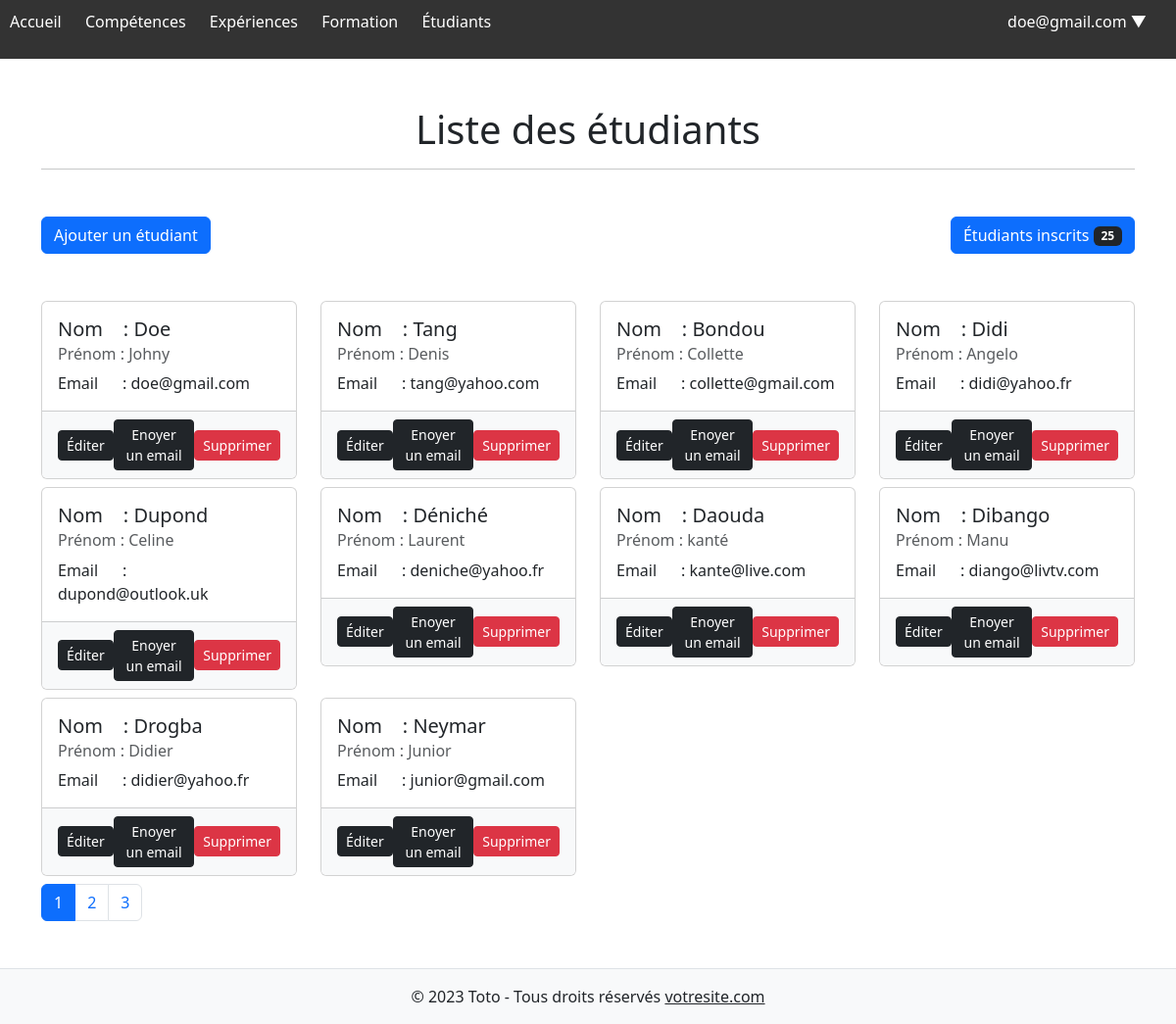
The page / (signed in) on the database its author committed.
### tables this page shows
CREATE TABLE `etudiants` (
  `id` int NOT NULL AUTO_INCREMENT,
  `nom` varchar(100) NOT NULL,
  `prenom` varchar(100) NOT NULL,
  `password` varchar(100) NOT NULL,
  `email` varchar(100) NOT NULL,
  `remember_token` varchar(255) DEFAULT NULL,
  `image` varchar(255) DEFAULT NULL,
  PRIMARY KEY (`id`)
);

### functions/functions.php (called while the page is built, shortened)
<?php
function listEtudiants(PDO $db, $page = 1, $etudiantsParPage = 10): array {
    $users = [];
    $start = ($page - 1) * $etudiantsParPage;
    try {
        $query = "SELECT * FROM etudiants LIMIT :start, :etudiantsParPage";
        $stmt = $db->prepare($query);
        $stmt->bindParam(':start', $start, PDO::PARAM_INT);
        $stmt->bindParam(':etudiantsParPage', $etudiantsParPage, PDO::PARAM_INT);
        $stmt->execute();
        $users = $stmt->fetchAll(PDO::FETCH_ASSOC);
    } catch (PDOException $e) {
        error_log("Erreur de base de données - listEtudiants: " . $e->getMessage());
    }
    return $users;
}

### index.php (the view, shortened to what this page needs)
<?php
include "includes/header.php";
require_once "functions/functions.php";
require_once "config/config.php";
$page = $_GET['page'] ?? 1;
$etudiantsParPage = 10;
$stmt = $db->query("SELECT COUNT(*) FROM etudiants");
$totalEtudiants = $stmt->fetchColumn();
$nombrePages = ceil($totalEtudiants / $etudiantsParPage);
$etudiants = listEtudiants($db, $page, $etudiantsParPage);
?>
<div class="container mt-5 mb-5">
    <h1 class="text-center">Liste des étudiants</h1>
    <hr>
    <div class="d-flex align-items-center justify-content-between mt-5">
        <a href="inscription.php" class="btn btn-primary">Ajouter un étudiant</a>
        <?php if (!empty($etudiants)):?>
            <button type="button" class="btn btn-primary">
                Étudiants inscrits <span class="badge text-bg-dark"><?= $totalEtudiants ?></span>
            </button>
        <?php endif;?>
    </div>
    <div class="col-md-12 mt-5 mx-auto">
        <?php if (!empty($etudiants)): ?>
            <div class="row">
                <?php foreach ($etudiants as $etudiant): ?>
                <div class="col-md-3 mb-2 draggable" draggable="true" id="etudiant-<?= $etudiant['id'] ?>">
                        <div class="card">
                            <div class="card-body">
                                <h5 class="card-title">Nom &nbsp;&nbsp;&nbsp;: <?= htmlspecialchars($etudiant['nom']) ?></h5>
                                <h6 class="card-subtitle mb-2 text-muted">Prénom : <?= htmlspecialchars($etudiant['prenom']) ?></h6>
                                <p class="card-text">Email &nbsp;&nbsp;&nbsp;&nbsp;&nbsp;: <?= htmlspecialchars($etudiant['email']) ?></p>
                            </div>
                            <div class="card-footer bg-light d-flex align-items-center justify-content-between">
                                <a href="edit.php?id=<?= $etudiant['id'] ?>" class="btn btn-dark btn-sm">Éditer</a>
                                <a href="mailto:<?= htmlspecialchars($etudiant['email']) ?>" class="btn btn-dark btn-sm"><i class="fas fa-envelope-fly"></i>Enoyer un email</a>
                                <a href="delete.php?id=<?= $etudiant['id'] ?>" class="btn btn-danger btn-sm" onclick="return confirmDelete();">Supprimer</a>
                            </div>
                        </div>
                    </div>
                <?php endforeach; ?>
            </div>
            <nav aria-label="Page navigation">
                <ul class="pagination">
                    <?php for ($i = 1; $i <= $nombrePages; $i++): ?>
                        <li class="page-item <?= $i == $page ? 'active' : '' ?>"><a class="page-link" href="?page=<?= $i ?>"><?= $i ?></a></li>
                    <?php endfor; ?>
                </ul>
            </nav>
        <?php else: ?>
            <p>Aucun étudiant trouvé.</p>
        <?php endif; ?>
    </div>
</div>
<?php include "includes/footer.php"; ?>

### includes/header.php (shortened to what this page needs)
<!DOCTYPE html>
<html lang="en">
<head>
    <link rel="stylesheet" href="assets/css/styles.css">
    <link href="https://cdn.jsdelivr.net/npm/bootstrap@5.3.2/dist/css/bootstrap.min.css" rel="stylesheet">
    <link rel="stylesheet" href="https://cdnjs.cloudflare.com/ajax/libs/font-awesome/6.0.0-beta3/css/all.min.css" />
</head>
<body>
<?php include "includes/nav.php"; ?>

### includes/nav.php (shortened to what this page needs)
<nav class="custom-navbar">
    <ul class="custom-nav">
        <li class="custom-nav-item"><a href="index.php">Accueil</a></li>
        <li class="custom-nav-item"><a href="competences.php">Compétences</a></li>
        <li class="custom-nav-item"><a href="experiences.php">Expériences</a></li>
        <li class="custom-nav-item"><a href="formation.php">Formation</a></li>
        <li class="custom-nav-item"><a href="etudiants.php">Étudiants</a></li>
    </ul>
    <ul class="custom-nav custom-nav-right">
        <?php if (isset($_SESSION['user_email'])): ?>
            <li class="custom-nav-item custom-dropdown">
                <a href="#" class="custom-dropdown-toggle"><?= htmlspecialchars($_SESSION['user_email']) ?></a>
            </li>
        <?php else: ?>
            <li class="custom-nav-item"><a href="connexion.php">Connexion</a></li>
            <li class="custom-nav-item"><a href="inscription.php">Inscription</a></li>
        <?php endif; ?>
    </ul>
</nav>

### includes/footer.php (shortened to what this page needs)
<footer class="bg-light text-center text-lg-start border-top">
    <div class="text-center p-3">
        © <?= date('Y') ?> Toto - Tous droits réservés
        <a class="text-dark" href="https://votresite.com/">votresite.com</a>
    </div>
</footer>
</body>
</html>

### assets/css/styles.css (style rules this page uses)
.draggable { transition: transform 0.3s ease; }
.custom-navbar { background-color: #333; color: white; display: flex; justify-content: space-between; padding: 10px; }
.custom-nav { list-style: none; padding: 0; }
.custom-nav-item { display: inline; margin-right: 20px; }
.custom-nav-item a { color: white; text-decoration: none; }
.custom-nav-right { align-items: center; display: flex; }
.custom-dropdown-toggle:after { content: ' ▼'; }

### index.php (style rules this page uses)
.draggable { transition: transform 0.3s ease; }

### rows shown on the page
etudiants: nom "Doe", prenom "Johny", email "doe@gmail.com"
etudiants: nom "Tang", prenom "Denis", email "tang@yahoo.com"
etudiants: nom "Bondou", prenom "Collette", email "collette@gmail.com"
etudiants: nom "Didi", prenom "Angelo", email "didi@yahoo.fr"
etudiants: nom "Dupond", prenom "Celine", email "dupond@outlook.uk"
etudiants: nom "Déniché", prenom "Laurent", email "deniche@yahoo.fr"
etudiants: nom "Daouda", prenom "kanté", email "kante@live.com"
etudiants: nom "Dibango", prenom "Manu", email "diango@livtv.com"
etudiants: nom "Drogba", prenom "Didier", email "didier@yahoo.fr"
etudiants: nom "Neymar", prenom "Junior", email "junior@gmail.com"

### other values the page prints
$_SESSION['user_email'] "doe@gmail.com"
$totalEtudiants "25"
